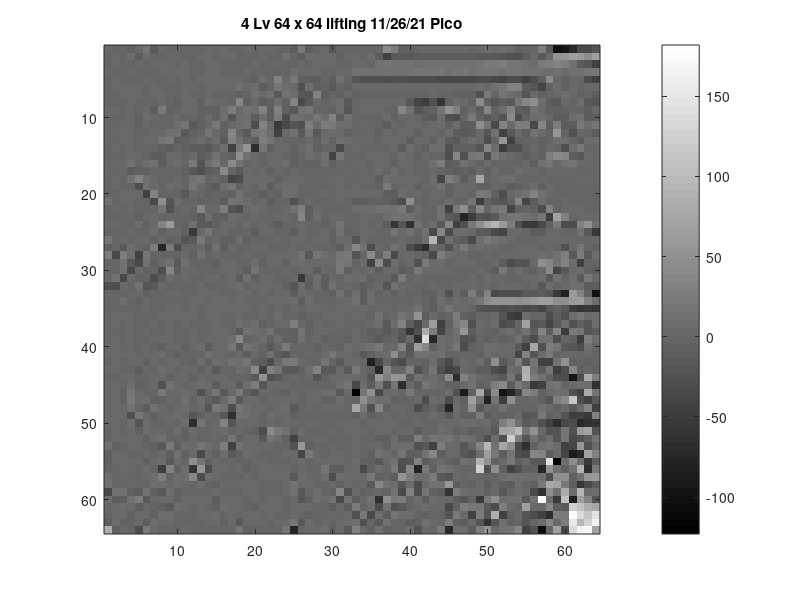

Write the MATLAB code that produced this figure.
clear all
figure
B = [2,-1,0,-5,2,19,-14,3,-2,0,-1,-2,0,1,-2,1,0,-1,2,-2,1,3,-3,0,-9,20,-12,-2,2,-15,0,0,0,-3,-2,-1,41,26,-4,-4,0,1,1,3,4,1,3,-1,3,10,3,6,2,-5,-3,0,28,-16,-101,-95,-75,-36,-33,-20,
0,2,0,6,-9,7,0,-2,1,3,-3,-1,1,1,0,1,2,0,0,0,2,-2,-2,11,-1,-9,6,2,3,5,-8,1,1,-2,7,-12,-42,-16,-17,-14,-12,-11,-10,-9,-12,-13,-11,-10,-14,-14,-16,-21,-25,-23,-9,2,-15,5,50,58,63,62,47,65,
-3,3,-1,-1,1,0,1,2,1,0,1,-1,-1,1,1,-2,-1,-1,0,1,0,0,1,-2,0,3,0,2,2,1,-1,-3,1,5,-1,14,17,14,13,15,10,14,12,12,14,15,15,15,19,20,22,25,17,17,12,7,21,28,31,27,11,-10,-22,-43,
3,-3,0,1,-1,-1,0,1,1,2,2,0,0,3,2,0,-1,0,2,0,0,0,0,-1,6,4,1,3,0,-2,3,3,13,14,14,15,13,14,13,15,16,17,16,16,15,16,16,15,16,18,16,15,17,16,14,15,8,10,11,10,12,14,17,22,
0,1,0,0,-1,1,0,0,2,0,1,0,1,1,1,1,1,2,-1,-7,9,-3,32,1,24,-5,-11,-10,-2,-12,15,-3,-22,-24,-25,-26,-30,-27,-27,-29,-29,-29,-32,-33,-35,-34,-33,-33,-32,-32,-36,-41,-32,-31,-44,-32,-13,42,3,-8,5,-3,-31,-42,
0,3,1,1,1,-1,1,0,-1,0,1,1,0,1,1,2,2,13,5,9,-9,-2,16,8,1,-25,7,-4,-6,-15,-3,-4,3,4,3,2,4,3,3,4,4,3,3,2,3,3,4,5,8,2,11,19,34,30,-11,-21,-41,-8,8,-6,4,-2,2,2,
0,-1,1,1,1,0,3,2,0,0,1,0,0,2,-2,0,-3,-7,-2,15,2,14,-14,11,9,-14,-20,34,-9,-1,-4,1,-4,-3,-3,-1,-2,-1,-2,-1,-3,-2,1,0,-2,-4,-4,-5,-27,20,0,17,10,2,-21,4,-8,0,2,10,2,-4,-1,-11,
0,-1,0,1,0,-1,0,5,-1,-7,4,2,-8,8,2,1,-2,36,-5,3,-12,-4,8,-5,31,-33,-16,5,-3,4,7,-16,0,3,3,2,3,2,5,-18,-40,-47,-25,-59,-7,10,4,-6,42,-8,-20,-9,-16,16,38,48,6,-13,-16,1,0,10,-18,-20,
1,1,0,1,0,1,-10,20,-6,-2,3,3,-6,-6,-5,8,26,4,13,6,33,-11,30,-6,-16,13,19,-1,-2,-7,8,-21,0,1,1,2,0,-1,36,14,-20,-11,-5,19,50,33,-6,5,-11,38,-5,7,30,-11,-18,13,5,-7,-5,-5,-2,0,-12,3,
-1,0,-1,2,-6,8,1,0,-3,4,-1,-2,-6,5,-8,11,-22,8,8,-9,7,-12,23,-31,12,8,4,19,9,34,-11,11,0,0,0,0,6,-5,3,3,-3,-13,-15,9,-27,-32,-1,21,-6,-16,-5,-21,41,-31,-8,8,7,4,-9,-11,9,12,-11,-11,
1,0,1,1,-7,4,-1,-3,-3,6,17,-16,-4,4,24,-6,1,6,15,-31,31,3,-56,-37,-21,-23,25,2,25,20,6,7,0,1,-1,-1,-9,4,-1,4,4,-2,3,8,-4,10,-10,-9,47,18,-36,31,2,29,25,-34,35,-13,28,-9,-13,22,7,17,
2,2,1,3,-1,0,1,5,13,12,-17,-5,0,17,1,-8,35,-3,-15,18,22,10,-44,1,11,-18,17,-17,5,9,1,-5,0,-1,1,-7,2,-3,3,2,-4,4,4,-3,6,-9,-17,-12,3,-21,11,-42,-15,1,-11,11,2,-7,55,-6,-26,3,-3,-12,
2,0,1,4,-2,1,1,19,20,-13,-4,-3,8,-1,7,-16,33,14,-2,-10,26,18,5,0,-1,-2,2,-7,8,-5,12,6,1,4,3,-2,2,3,4,-13,5,4,-7,10,-11,-17,-2,9,3,-29,-1,55,-46,-7,-1,0,-5,-2,9,9,-3,-12,7,6,
0,1,0,2,-1,-1,0,-6,-9,0,-4,-13,-12,-15,-7,10,-44,20,49,-69,16,-6,5,5,-5,2,6,-5,-2,0,-33,-1,1,-2,0,-2,-2,1,-12,7,0,-4,6,6,-23,-5,-7,-6,-19,37,9,-51,-23,-23,-5,3,-4,4,0,-23,7,20,-1,2,
0,0,-2,5,5,0,-10,-10,5,4,0,1,-9,-5,11,0,-7,45,11,1,0,2,3,-1,-5,-2,9,3,12,-38,19,0,0,-1,4,3,1,-2,7,2,-4,4,-3,-3,-28,36,-23,18,23,-31,21,7,5,0,-11,0,-6,27,40,36,-11,-14,4,1,
0,2,4,11,-1,8,14,-9,3,7,-3,23,-22,10,22,2,40,13,-1,1,0,1,1,8,-6,0,-8,-4,6,-4,1,0,3,2,-2,3,3,-5,2,5,-3,0,15,25,-12,-5,13,4,-3,9,-1,0,0,0,3,-12,13,16,2,11,16,1,2,2,
2,0,1,-9,-8,-6,-1,0,-2,-3,-6,-15,-24,-10,-5,42,-1,-17,2,-1,1,-7,4,0,2,-2,-3,0,-2,-1,0,1,0,3,-1,8,-2,6,-2,1,0,-3,4,0,-5,-11,-5,-11,4,-6,7,0,-3,10,3,4,-3,3,1,3,3,0,0,1,
0,1,0,13,34,6,4,0,0,2,0,11,18,-2,4,-8,-40,-28,2,1,2,1,-6,2,2,1,-1,0,0,2,1,-2,0,1,5,-10,6,1,1,2,3,0,8,-41,28,12,-10,1,75,0,5,9,6,-1,-3,0,2,0,-1,-2,-2,1,3,2,
-1,2,-1,0,-29,11,1,-2,9,3,-1,17,3,-4,-14,9,17,-7,1,-2,7,-9,5,8,7,-1,0,-1,0,-1,1,0,2,0,0,-6,21,0,1,2,-4,3,3,13,-4,5,1,5,-5,-7,1,0,-12,-4,0,7,-8,1,-1,-1,-1,-1,0,0,
0,0,1,1,1,-46,31,-2,0,-3,-14,4,0,-6,-1,-1,-8,14,0,-1,-10,-1,-6,8,10,-1,-1,-2,1,-1,3,2,3,1,2,1,-9,-9,6,2,3,0,3,5,-7,4,5,-1,22,19,-8,-29,3,8,12,34,11,1,0,-2,-2,0,-1,-2,
11,0,1,1,0,-1,-37,47,-22,6,0,-1,-4,-1,0,-9,19,13,6,-2,4,-11,0,-1,-25,-7,1,0,-2,0,3,-1,-13,-11,-5,-8,-6,-16,-29,45,-3,-3,5,-1,6,-1,-2,18,-50,-8,-15,-20,-7,37,-38,-10,10,-1,-1,2,-1,-3,0,-2,
0,1,-1,1,0,0,0,17,-23,-2,2,0,38,5,4,26,-21,-29,2,6,1,-3,-3,2,14,27,-13,1,-1,-1,-1,0,9,8,6,11,13,13,21,-10,10,0,0,11,-42,24,47,-12,35,-2,19,21,-39,-7,-3,-8,-31,30,-3,2,1,1,0,-2,
-1,-1,0,0,-4,5,1,0,-2,-3,-1,-5,-18,9,-8,-7,8,3,0,3,-2,0,2,1,0,35,-13,10,-2,1,1,-1,0,1,1,-1,7,13,13,14,4,-1,0,14,-11,-22,-77,-49,-21,-24,-14,14,19,16,11,10,19,-51,69,32,0,2,2,2,
1,1,-1,-1,6,-5,1,30,60,0,-6,14,-15,-15,-5,2,3,-2,7,0,4,-1,-11,-3,-2,1,0,-3,-8,-3,18,-3,-1,2,-1,4,-9,-59,-19,-63,15,-1,10,-15,38,-44,-25,24,46,77,94,59,29,-23,-54,-54,-35,-4,22,-29,-28,30,50,15,
0,0,0,1,-1,-2,10,-6,5,2,-7,-55,2,18,-1,4,0,-2,-1,-13,2,3,-1,-2,-13,3,0,0,1,-5,13,-6,0,1,1,0,-2,19,1,11,-1,11,-36,37,-28,6,6,2,-9,-15,-36,-40,2,1,-2,-13,-10,4,3,0,-1,11,-16,-53,
18,0,1,0,1,1,-5,5,-5,-2,-20,-17,20,-1,5,-6,-7,6,-5,0,-1,0,1,0,2,2,-1,1,1,-7,3,4,-20,1,0,0,-3,-2,4,-3,-4,9,95,-35,9,-6,-13,-36,9,21,14,8,3,0,-1,-1,1,2,1,3,2,-1,-3,4,
-7,0,-15,7,0,-6,27,-71,23,-29,-2,-1,4,-13,13,-9,4,0,-1,2,2,0,-1,0,3,0,1,-3,-2,-3,-11,8,39,13,-28,3,-2,13,5,-29,-49,-69,1,0,-25,4,21,2,9,1,1,0,-1,1,1,4,0,1,0,-24,5,19,-1,-6,
26,-35,28,10,-42,18,-2,-1,-1,0,2,-5,15,-3,4,-1,0,-2,1,0,-1,1,2,1,1,15,-18,16,7,1,19,24,-22,-3,43,-8,28,-37,2,5,-1,-6,-37,27,6,5,3,-1,-1,1,-1,1,2,3,3,3,8,1,13,29,-15,28,-16,6,
0,0,11,-18,-36,11,-4,2,15,-16,12,-2,0,-2,-4,3,1,-1,0,7,-4,1,2,-6,7,6,1,3,3,1,20,17,0,6,-43,43,-29,8,-3,1,-24,21,5,7,-1,1,2,1,0,0,4,-13,-30,-22,-19,4,44,37,14,34,6,-46,0,-3,
1,0,12,-33,2,-8,-3,-29,35,-11,1,2,-1,-1,0,2,2,0,-13,16,-2,-1,-1,3,0,2,3,-10,1,0,22,-6,1,0,10,-10,1,1,-12,-6,20,4,2,1,1,0,-2,0,1,-3,-13,24,0,6,-2,-4,4,43,-38,-17,1,8,-6,-10,
2,15,-33,4,-4,-3,-28,-9,6,-1,2,0,-1,1,1,-1,1,-9,13,-5,1,1,-1,-3,5,-54,-7,7,-12,2,-1,8,4,6,-8,-1,-1,-18,24,-3,3,0,0,0,0,0,0,4,0,6,2,2,-2,0,1,3,9,-14,12,-1,7,-14,21,5,
-24,-30,2,0,14,-20,-15,1,0,0,-1,0,1,-1,-2,-3,4,9,-3,5,2,2,1,-6,-21,6,-10,7,-10,11,0,3,-1,-10,0,2,-21,13,3,1,0,0,1,0,0,1,2,2,-3,2,0,2,2,2,-1,2,-16,8,-3,5,9,8,-12,-13,
3,0,0,3,3,-5,-1,-3,3,1,-2,0,1,1,2,0,0,5,1,-1,2,0,1,2,-9,9,4,-1,0,-6,15,-5,9,-11,7,-4,1,-4,2,-3,-2,-8,-5,4,-27,4,-10,27,-7,32,-33,-28,-28,-32,-17,-15,-12,-20,-53,-82,62,32,-7,-102,
-1,-1,7,0,-4,3,-1,-1,0,0,0,3,2,0,1,1,0,1,0,0,-1,2,4,3,6,-9,6,-2,-1,0,3,5,14,-10,6,-3,-3,-1,0,0,2,-1,-10,7,0,7,1,6,18,41,49,51,51,46,52,56,66,66,48,47,62,64,32,7,
0,0,-1,0,0,1,0,-1,1,4,-1,1,-1,1,1,1,1,1,2,-2,1,-1,1,-1,2,0,1,2,2,-1,1,1,1,3,0,1,2,0,1,3,15,-3,-9,4,19,5,4,-3,-19,-25,-23,-28,-26,-31,-35,-31,-40,-15,-6,-17,-51,-59,-55,-61,
4,1,1,1,0,0,0,2,1,1,1,1,0,1,1,-1,0,2,0,-3,2,0,7,0,-2,-8,-3,-1,3,2,1,-2,1,1,0,12,0,4,17,10,49,-11,4,-7,-2,26,-5,-12,-2,0,1,-22,-48,-55,6,-2,0,-28,-12,-26,6,18,4,6,
2,1,0,1,-2,0,1,0,2,0,2,-2,0,-1,1,0,-3,7,2,10,-4,0,4,5,28,3,-6,4,-2,0,2,-2,0,0,1,7,-17,7,33,-11,-37,2,63,-43,-5,20,38,-25,3,0,10,-31,-26,-3,68,-20,-18,-38,-18,8,-25,-7,-20,7,
1,0,0,2,0,1,0,-2,2,-1,0,1,0,0,1,1,-1,-18,11,6,3,11,-4,-8,-5,16,-4,1,5,3,-1,-1,1,-1,-10,-5,-18,-8,-14,-58,-26,86,27,-39,0,14,56,-13,1,-3,-5,1,8,0,14,-11,30,-9,39,-48,20,19,-22,-12,
1,1,0,3,-1,0,1,2,2,-3,0,2,-1,3,4,1,8,43,0,4,10,-5,7,-5,-4,12,0,5,-8,-2,-3,-6,1,0,-5,-15,-6,-1,-22,2,-64,139,-74,10,2,10,-27,-20,0,-5,-1,-5,-3,11,-13,-28,15,11,-28,-2,-6,-48,26,10,
1,1,-1,2,-1,1,0,-8,4,5,-5,5,10,-11,2,2,19,-15,15,6,0,-14,-2,23,-2,-1,-3,-4,3,-3,-5,8,4,7,12,24,1,1,31,-19,61,35,-8,8,2,17,-30,-5,-1,9,8,2,5,-14,-43,77,-27,29,17,-16,-19,-32,11,0,
1,1,1,3,0,2,1,7,-3,-4,0,-2,-3,13,1,5,0,1,-9,3,-5,14,-12,-21,-3,0,3,-3,3,19,2,2,0,-14,-8,3,9,48,0,-18,14,12,6,14,-2,-3,-1,0,-4,10,2,1,5,-40,34,-19,7,22,-3,5,2,-3,3,0,
0,1,-1,1,5,-5,1,-1,4,4,-3,-4,8,-5,7,3,13,8,17,-4,-10,-29,2,22,23,2,-1,0,17,-2,-18,1,2,-2,-81,-36,-3,-21,-29,-2,-1,-4,9,-18,-35,-5,4,-2,7,-11,46,-18,0,28,-20,18,-42,-45,11,53,-5,-2,-5,0,
1,1,0,-3,-9,5,0,6,3,-2,2,4,-5,5,-17,-1,-2,6,3,41,-42,34,17,-14,-14,-5,6,32,-16,-15,2,-14,22,1,-4,-73,38,-2,-1,34,-27,-4,18,-25,-44,-37,5,-1,-12,-11,-29,-39,7,4,86,11,-9,19,-47,-28,35,-8,-3,-4,
0,0,1,3,0,-3,1,5,-8,5,3,-5,4,0,4,1,-1,-3,-2,-14,50,-23,-17,-1,1,-3,1,-20,-8,2,1,6,1,2,-19,58,29,58,53,-18,15,3,10,-2,45,-69,33,14,2,-1,-8,-17,17,-21,88,26,12,-5,-32,-29,-96,-28,81,27,
3,2,-1,9,-5,-2,2,-23,11,1,-2,3,9,3,-9,3,1,-9,10,27,-19,4,2,1,0,0,-1,-1,0,-3,10,16,-35,7,-13,20,-27,18,-68,4,-12,19,7,1,-6,-4,2,14,-7,-1,29,42,-9,20,5,-52,-46,14,17,-3,3,6,10,-64,
1,3,-5,19,1,-2,-2,24,1,1,8,5,-27,0,16,-15,2,23,-7,-19,5,3,0,-5,1,-3,1,1,6,6,-17,2,-119,18,51,-33,1,9,0,22,-2,-3,0,-1,8,-26,-85,-6,74,-41,41,-99,-77,-40,37,25,-6,1,6,10,-25,-42,79,16,
1,2,-7,22,2,8,-8,-7,4,-3,11,0,9,-7,-18,5,20,-16,4,1,0,1,4,3,4,-2,2,5,-5,-4,6,0,-1,44,16,9,7,-5,-1,0,1,-32,8,3,-29,1,-5,66,13,-80,17,-49,46,3,-2,2,-6,-20,28,43,112,-30,-45,-18,
2,3,3,14,-2,-9,12,4,-3,2,7,-3,3,-19,24,11,-30,18,8,1,1,-1,1,10,-14,-1,2,0,3,1,1,0,73,24,-26,37,-4,1,1,-3,-28,-12,-1,-16,-79,7,0,48,-16,3,-3,15,-2,0,0,-2,13,1,-4,4,-18,5,34,-42,
1,1,1,-27,19,3,-5,1,5,6,2,-22,-8,1,-3,-15,-62,11,10,1,0,8,5,2,-8,0,0,-1,0,0,0,0,-4,9,-5,-1,4,0,1,0,0,-1,7,-1,-15,1,-6,-8,21,-11,-3,-4,-1,5,-22,-18,22,-7,-1,-19,-49,-46,-56,32,
2,1,0,7,-21,9,0,-1,4,-2,6,-70,18,0,1,30,-20,5,3,2,-2,4,-1,5,2,-3,1,1,0,-1,2,2,4,-3,2,2,2,1,0,0,1,-2,-3,2,5,2,6,7,4,9,-8,26,53,14,-9,-6,-26,-43,-69,-34,-29,-71,-62,-57,
0,2,0,1,-7,9,5,2,-3,6,-6,8,0,-1,1,6,-3,2,0,-5,-30,40,22,12,-4,6,0,0,0,2,-1,1,1,2,-1,1,2,0,2,5,-9,-2,-3,7,1,-5,-2,-9,-4,-2,-18,70,77,97,19,51,4,-26,-22,18,-26,61,69,-20,
-1,1,1,2,2,-7,8,12,-2,0,-7,5,-3,-3,2,-3,16,-5,3,1,-14,19,10,-5,-44,0,-1,1,1,0,0,-1,1,-1,-3,-9,-4,6,-9,-13,29,5,19,14,19,4,14,10,-4,-31,7,-26,124,28,-21,15,-5,8,-20,18,-34,-23,-12,18,
12,-5,0,1,1,0,-6,-15,24,-12,9,2,19,7,5,29,-46,15,4,1,5,2,-2,0,-25,58,-4,0,0,1,-1,-1,2,-1,1,2,-7,10,9,8,-24,-18,-42,25,4,4,-19,-1,33,94,14,74,47,-36,-62,-4,11,19,6,-42,-38,55,-27,3,
-5,3,1,-2,-1,1,0,3,-6,14,-6,1,-34,5,-5,10,-14,-6,9,1,-1,-1,-3,1,5,-41,20,3,-2,1,1,-1,2,-1,-5,11,6,-2,16,-10,-4,14,35,-13,2,5,-14,-26,10,67,23,-13,17,-29,-36,37,33,-10,4,-41,-85,-75,72,31,
-4,3,1,1,5,-6,1,10,-15,6,-1,48,18,-4,1,0,3,-1,0,1,1,-1,-1,-1,3,9,-2,5,2,2,5,0,6,-4,-4,-14,3,11,-24,-22,31,-10,-1,1,-7,-12,13,8,88,52,-6,2,23,-6,2,-17,-16,144,-123,6,44,10,-52,-11,
-1,0,1,2,0,6,-2,-48,33,-4,6,-61,56,-31,2,4,-1,4,-4,-2,3,1,2,2,-3,1,-2,0,18,-13,-10,2,2,-36,-6,7,-3,20,-30,37,-79,20,-4,16,11,5,-2,0,128,-27,44,-6,-44,-26,-6,-5,-76,50,13,-7,15,90,-69,21,
8,-2,3,0,-1,1,7,25,-2,10,7,37,-31,6,2,-2,-1,-1,3,0,1,1,1,3,-15,7,1,0,7,-32,6,5,3,5,23,-7,0,-11,52,26,8,10,20,-18,-21,4,0,3,3,0,0,7,15,10,7,7,15,-29,47,47,-6,14,55,62,
13,-3,-1,1,-1,-1,6,6,4,9,3,-3,7,-2,-6,4,1,3,1,2,-1,0,0,1,11,4,3,-1,-2,4,-4,4,0,2,-15,36,12,7,-20,10,-29,5,13,12,57,-11,0,-5,3,-9,4,-7,-13,6,0,-7,22,79,70,23,-13,-59,-36,-9,
-33,11,13,-8,-9,12,-8,-15,8,-7,-3,-3,-1,0,5,0,0,-1,1,1,0,-1,0,2,13,-14,0,7,-1,-6,39,-24,3,-4,0,1,0,13,-35,30,-28,18,-5,-10,-57,27,7,3,2,-8,4,-16,0,9,4,-36,-63,44,13,80,6,94,5,10,
8,-9,-12,15,28,-17,4,3,4,-5,3,3,5,3,-9,3,1,2,-1,1,-1,1,1,-2,3,-20,-4,8,2,15,-37,15,-10,5,15,-65,46,22,26,-2,6,-13,6,3,5,-11,-20,-2,-56,24,48,8,15,12,-14,14,182,8,-53,101,-84,65,31,-22,
2,1,8,1,-11,4,0,-7,-14,8,4,0,1,0,-5,6,1,2,-3,-6,4,1,1,0,4,1,5,-1,0,-11,4,-10,22,-3,9,-31,15,-25,-16,-1,4,7,3,4,-33,-5,29,18,16,-18,-28,29,2,0,66,2,4,37,-11,-17,123,109,86,74,
0,5,5,-8,3,1,-8,6,7,-2,0,0,1,1,6,-1,2,-2,4,4,0,1,-1,0,2,-1,-4,0,-1,5,-3,4,-24,20,-34,6,-12,16,8,6,0,-8,-1,0,-19,23,3,-42,27,-19,86,-46,-6,1,-22,-28,-43,-66,28,22,175,139,115,145,
-9,8,-6,0,2,-11,9,3,2,0,0,-1,-1,1,4,-7,4,-18,5,3,1,-1,3,3,17,-15,7,-1,1,-1,3,8,9,-26,0,-17,11,-3,-1,-12,-5,11,3,0,29,-6,-9,2,-19,-62,-21,11,-7,-3,-19,-2,10,39,1,29,150,92,127,163,
86,-7,2,-1,-28,22,5,-2,0,0,2,0,0,0,-1,0,0,19,-4,-2,-1,0,0,19,-76,0,2,2,7,-7,5,-18,31,4,-5,11,-5,0,0,8,-23,1,-1,24,-72,10,7,-10,28,50,4,12,16,35,-43,-23,-105,-1,69,-36,136,165,171,68];
 
C = reshape(B,64,64);
imagesc(C)
colorbar
colormap 'gray'
title '4 Lv 64 x 64 lifting 11/26/21 Pico'
